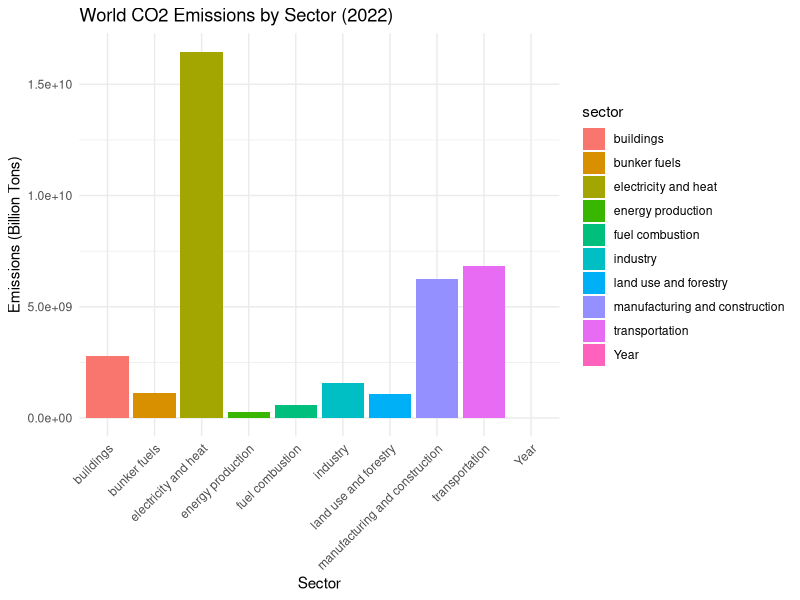
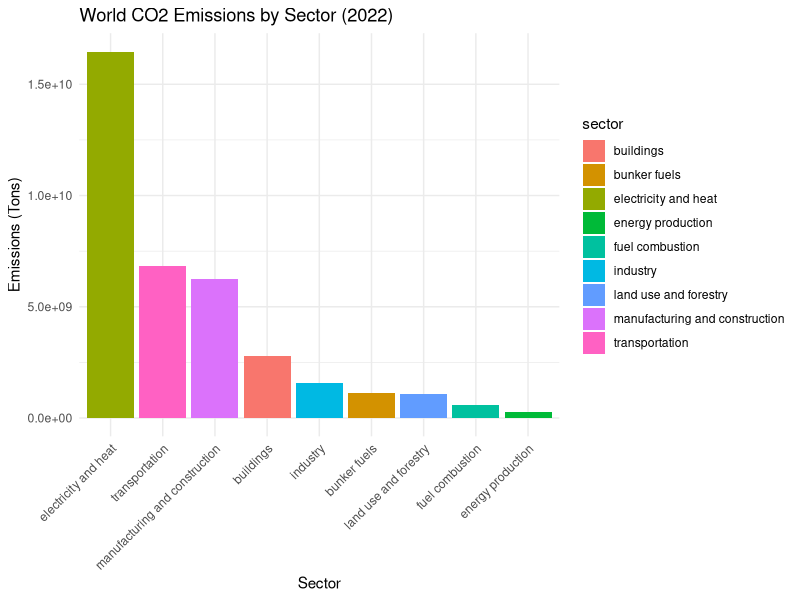
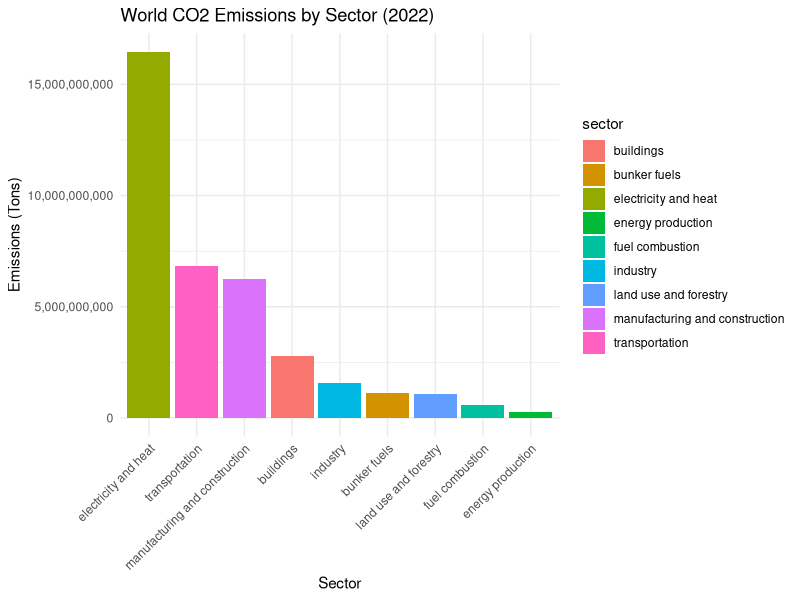

These charts were generated, in order, by the following R code: (Note: this script raises an error after producing the figures.)
#libraries
install.packages("ggplot2")
install.packages("dplyr")
install.packages("tidyr")
install.packages("readr")

# Load necessary libraries
library(ggplot2)
library(dplyr)
library(tidyr)
library(readr)

#load data
worl_em <- read_csv("Data/emmisions-by-sector.csv")

# Filter the dataset for year 2022
worl_em_2022 <- worl_em %>%
  filter(Year == 2022)

#filter out the "world" row
worl_em_2022 <- worl_em_2022 %>%
  filter(Entity != "World")

#delete row
worl_em_2022 <- worl_em_2022 %>%
  filter(Entity != "Upper-middle-income countries")
worl_em_2022 <- worl_em_2022 %>%
  filter(Entity != "Low-income countries")
worl_em_2022 <- worl_em_2022 %>%
  filter(Entity != "Lower-middle-income countries")
worl_em_2022 <- worl_em_2022 %>%
  filter(Entity != "Europe")
worl_em_2022 <- worl_em_2022 %>%
  filter(Entity != "European Union (27)")
worl_em_2022 <- worl_em_2022 %>%
  filter(Entity != "Serbia")
worl_em_2022 <- worl_em_2022 %>%
  filter(Entity != "North America")
worl_em_2022 <- worl_em_2022 %>%
  filter(Entity != "South America")
worl_em_2022 <- worl_em_2022 %>%
  filter(Entity != "Oceania")
worl_em_2022 <- worl_em_2022 %>%
  filter(Entity != "Asia")
worl_em_2022 <- worl_em_2022 %>%
  filter(Entity != "Africa")
worl_em_2022 <- worl_em_2022 %>%
  filter(Entity != "High-income countries")

#create dataset with continents
continents_em <- worl_em %>%
  filter(Year == 2022,
           Entity %in% c("United Kingdom", 
                       "Europe", 
                       "Asia", 
                       "Africa", 
                       "North America", 
                       "South America", 
                       "Australia"))

#create a new world row and sum up all emissions
world_row <- continents_em %>%
  summarize(
    Entity = "World",
    Code = "WORLD",              
    Year = 2022,
    across(where(is.numeric), sum, na.rm = TRUE)
  )

# Bind this row to the bottom of the dataset
continents_em <- bind_rows(continents_em, world_row)

#convert workd to long
world_bar <- world_row %>%
  pivot_longer(
    cols = where(is.numeric),   # all numeric columns = your sectors
    names_to = "sector",
    values_to = "emissions"
  )

##make bar chart
ggplot(world_bar, aes(x = sector, y = emissions, fill = sector)) +
  geom_bar(stat = "identity") +
  labs(title = "World CO2 Emissions by Sector (2022)",
       x = "Sector",
       y = "Emissions (Billion Tons)") +
  theme_minimal() +
  theme(axis.text.x = element_text(angle = 45, hjust = 1))

#lets improve  the bar chart
world_bar <- world_row %>%
  pivot_longer(
    cols = where(is.numeric) & !Year,   # EXCLUDE the year column
    names_to = "sector",
    values_to = "emissions"
  )
#sort sectors
ggplot(world_bar, aes(x = reorder(sector, -emissions), y = emissions, fill = sector)) +
  geom_bar(stat = "identity") +
  labs(title = "World CO2 Emissions by Sector (2022)",
       x = "Sector",
       y = "Emissions (Tons)") +
  theme_minimal() +
  theme(axis.text.x = element_text(angle = 45, hjust = 1))

#remove scientific notation
ggplot(world_bar, aes(x = reorder(sector, -emissions), y = emissions, fill = sector)) +
  geom_bar(stat = "identity") +
  labs(title = "World CO2 Emissions by Sector (2022)",
       x = "Sector",
       y = "Emissions (Tons)") +
  scale_y_continuous(labels = scales::comma) +
  theme_minimal() +
  theme(axis.text.x = element_text(angle = 45, hjust = 1))

#green
ggplot(world_bar, aes(x = reorder(sector, -emissions), y = emissions, fill = sector)) +
  geom_bar(stat = "identity", color = "black", size = 0.7) +
  scale_fill_brewer(palette = "YlGn", direction = 1) +  # discrete YlGn palette
  labs(title = "World Greenhouse Gas Emissions by Sector (2022)",
       x = "Sector",
       y = "Emissions (Tons)",
       fill = "Sector") +
  scale_y_continuous(labels = comma) +
  theme_minimal() +
  theme(axis.text.x = element_text(angle = 45, hjust = 1),
        legend.position = "none")




